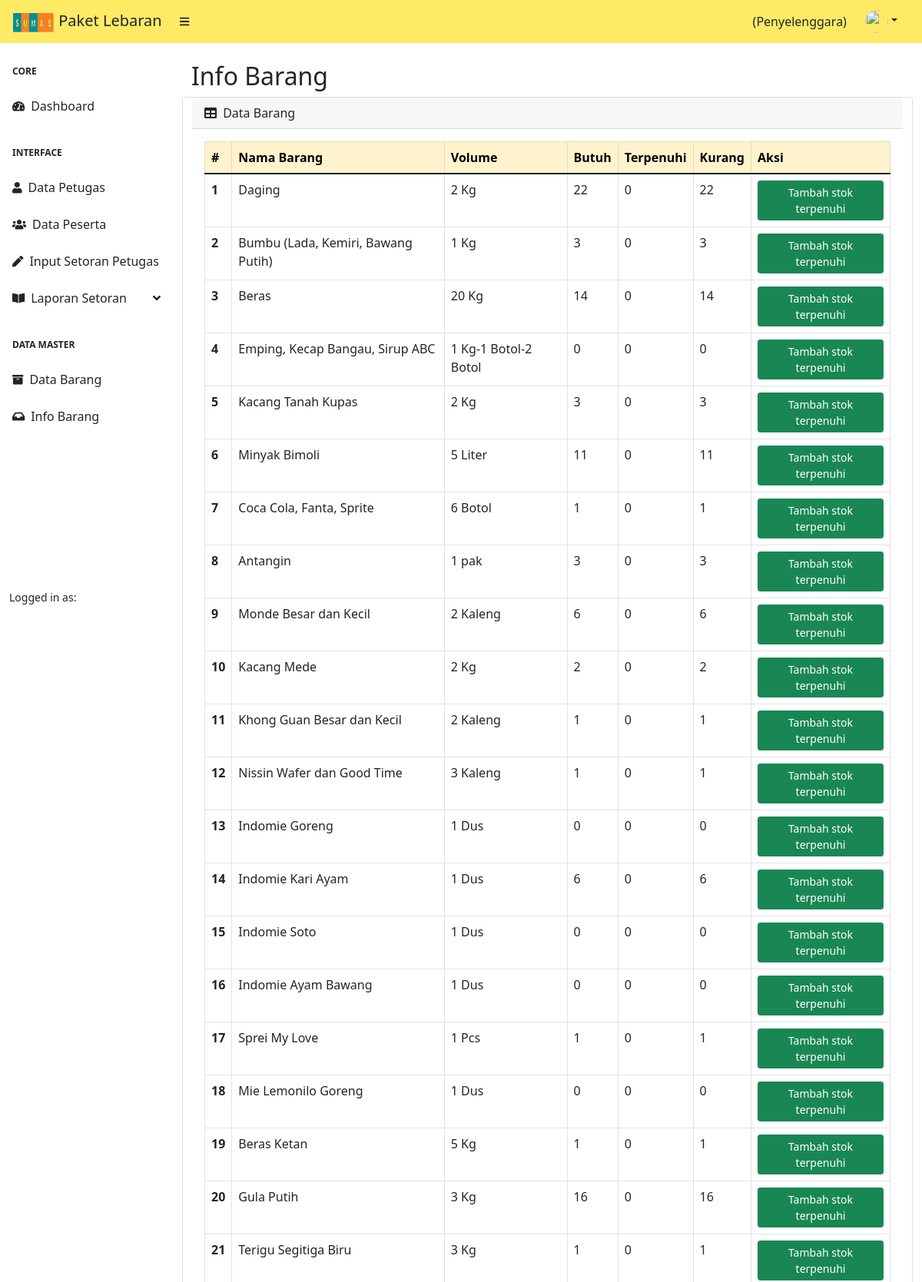
Page /penyelenggara/info_barang (upper part) on the committed database.
### tables this page shows
CREATE TABLE `barang` (
  `id` int(11) NOT NULL,
  `gambar` varchar(225) NOT NULL,
  `nama_barang` varchar(225) NOT NULL,
  `volume` varchar(225) NOT NULL,
  `harga` int(11) NOT NULL,
  `harga_beli` int(11) NOT NULL,
  `terpenuhi` int(11) NOT NULL DEFAULT 0,
  `id_penyelenggara` int(11) NOT NULL,
  `deleted_at` timestamp NULL DEFAULT NULL
);

### application/controllers/Penyelenggara.php (called while the page is built, shortened)
<?php
class Penyelenggara extends CI_Controller
{
    public function __construct()
    {
        $this->load->model('M_DataMaster');
        $this->load->model('M_Penyelenggara');
        $this->load->library('form_validation');
    }
    public function info_barang()
    {
        $data['title'] = 'Info Barang';
        $data['user'] = $this->db->get_where('penyelenggara', ['username' => $this->session->userdata('username')])->row_array();
        $data['rows'] = $this->M_DataMaster->getDataBarang()->result();
        $this->load->view('templates/header', $data);
        $this->load->view('templates/sidebar_penyelenggara', $data);
        $this->load->view('data-master/info_barang');
        $this->load->view('templates/footer');
    }
}

### index.php (called while the page is built, shortened)
<?php
require_once BASEPATH.'core/CodeIgniter.php';

### application/models/M_DataMaster.php (called while the page is built, shortened)
<?php
class M_DataMaster extends CI_Model
{
    public function getDataBarang()
    {
        $this->db->select('barang.*, COUNT(id_target_barang) AS jumlah_kebutuhan');
        $this->db->join('target_barang', 'target_barang.id_barang = barang.id', 'left');
        $this->db->from('barang');
        $this->db->group_by('barang.id');
        $this->db->where('barang.deleted_at', NULL, FALSE);
        return $this->db->get();
    }
}

### application/views/data-master/info_barang.php (the view, shortened to what this page needs)
<div id="layoutSidenav_content">
    <main>
        <div class="container-fluid px-4">
            <h2 class="mt-4"><?= $title;  ?></h2>
            <div class="row">
                <div class="card mb-4">
                    <div class="card-header">
                        <i class="fas fa-table me-1"></i>
                        Data Barang
                    </div>
                    <div class="card-body">
                        <table class="table table-bordered" id="dataTable2">
                            <thead>
                                <tr class="table-warning">
                                    <th>#</th>
                                    <th>Nama Barang</th>
                                    <th>Volume</th>
                                    <th>Butuh</th>
                                    <th>Terpenuhi</th>
                                    <th>Kurang</th>
                                    <th>Aksi</th>
                                </tr>
                            </thead>
                            <tbody>
                                <?php
                                $count = 0;
                                foreach ($rows as $row) :
                                    $count = $count + 1;
                                ?>
                                    <tr>
                                        <th scope=" row"><?= $count ?></th>
                                        <td><?= $row->nama_barang ?></td>
                                        <td><?= $row->volume ?></td>
                                        <td><?= $row->jumlah_kebutuhan ?></td>
                                        <td><?= $row->terpenuhi ?></td>
                                        <td><?= ($row->jumlah_kebutuhan - $row->terpenuhi < 0) ? 0 : $row->jumlah_kebutuhan - $row->terpenuhi ?></td>
                                        <td>
                                            <button class="btn btn-success btn-sm tombol-terpenuhi" data-placement="top" data-bs-toggle="modal" data-bs-target="#terpenuhiModal" data-id="<?= $row->id ?>">Tambah stok terpenuhi</button>
                                        </td>
                                    </tr>
                                <?php $jml += $row->harga_beli;
                                endforeach; ?>
                        </table>
                    </div>
                </div>
            </div>
        </div>
    </main>

### rows in the picture
barang: nama_barang "Daging", volume "2 Kg", jumlah_kebutuhan "22", terpenuhi "0", terpenuhi "22"
barang: nama_barang "Bumbu (Lada, Kemiri, Bawang Putih)", volume "1 Kg", jumlah_kebutuhan "3", terpenuhi "0", terpenuhi "3"
barang: nama_barang "Beras", volume "20 Kg", jumlah_kebutuhan "14", terpenuhi "0", terpenuhi "14"
barang: nama_barang "Emping, Kecap Bangau, Sirup ABC", volume "1 Kg-1 Botol-2 Botol", jumlah_kebutuhan "0", terpenuhi "0"
barang: nama_barang "Kacang Tanah Kupas", volume "2 Kg", jumlah_kebutuhan "3", terpenuhi "0", terpenuhi "3"
barang: nama_barang "Minyak Bimoli", volume "5 Liter", jumlah_kebutuhan "11", terpenuhi "0", terpenuhi "11"
barang: nama_barang "Coca Cola, Fanta, Sprite", volume "6 Botol", jumlah_kebutuhan "1", terpenuhi "0", terpenuhi "1"
barang: nama_barang "Antangin", volume "1 pak", jumlah_kebutuhan "3", terpenuhi "0", terpenuhi "3"
barang: nama_barang "Monde Besar dan Kecil", volume "2 Kaleng", jumlah_kebutuhan "6", terpenuhi "0", terpenuhi "6"
barang: nama_barang "Kacang Mede", volume "2 Kg", jumlah_kebutuhan "2", terpenuhi "0", terpenuhi "2"
barang: nama_barang "Khong Guan Besar dan Kecil", volume "2 Kaleng", jumlah_kebutuhan "1", terpenuhi "0", terpenuhi "1"
barang: nama_barang "Nissin Wafer dan Good Time", volume "3 Kaleng", jumlah_kebutuhan "1", terpenuhi "0", terpenuhi "1"
barang: nama_barang "Indomie Goreng", volume "1 Dus", jumlah_kebutuhan "0", terpenuhi "0"
barang: nama_barang "Indomie Kari Ayam", volume "1 Dus", jumlah_kebutuhan "6", terpenuhi "0", terpenuhi "6"
barang: nama_barang "Indomie Soto", volume "1 Dus", jumlah_kebutuhan "0", terpenuhi "0"
barang: nama_barang "Indomie Ayam Bawang", volume "1 Dus", jumlah_kebutuhan "0", terpenuhi "0"
barang: nama_barang "Sprei My Love", volume "1 Pcs", jumlah_kebutuhan "1", terpenuhi "0", terpenuhi "1"
barang: nama_barang "Mie Lemonilo Goreng", volume "1 Dus", jumlah_kebutuhan "0", terpenuhi "0"
barang: nama_barang "Beras Ketan", volume "5 Kg", jumlah_kebutuhan "1", terpenuhi "0", terpenuhi "1"
barang: nama_barang "Gula Putih", volume "3 Kg", jumlah_kebutuhan "16", terpenuhi "0", terpenuhi "16"
barang: nama_barang "Terigu Segitiga Biru", volume "3 Kg", jumlah_kebutuhan "1", terpenuhi "0", terpenuhi "1"

### other values in the picture
$title "Info Barang"
